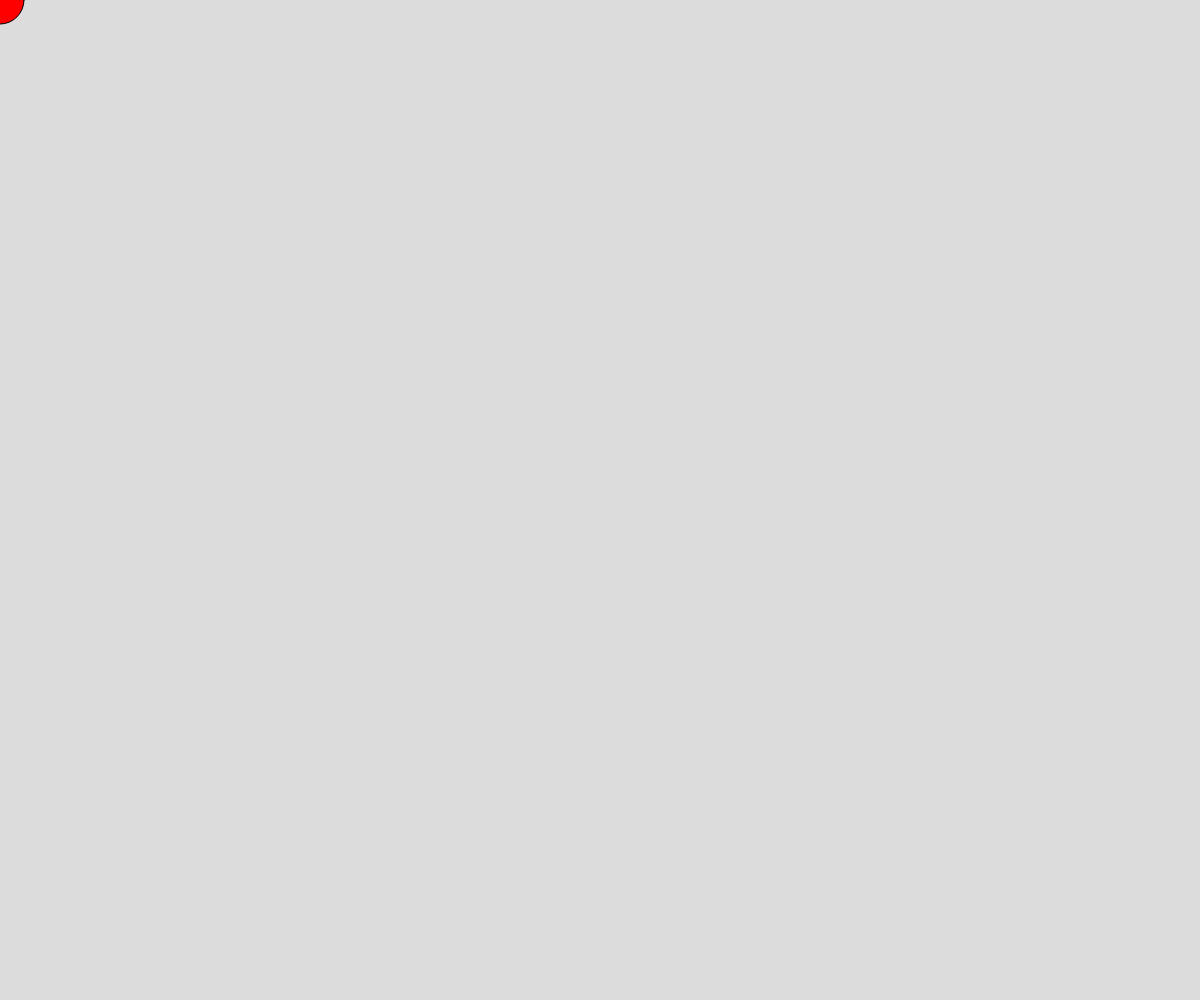
Frame 1 (no input)
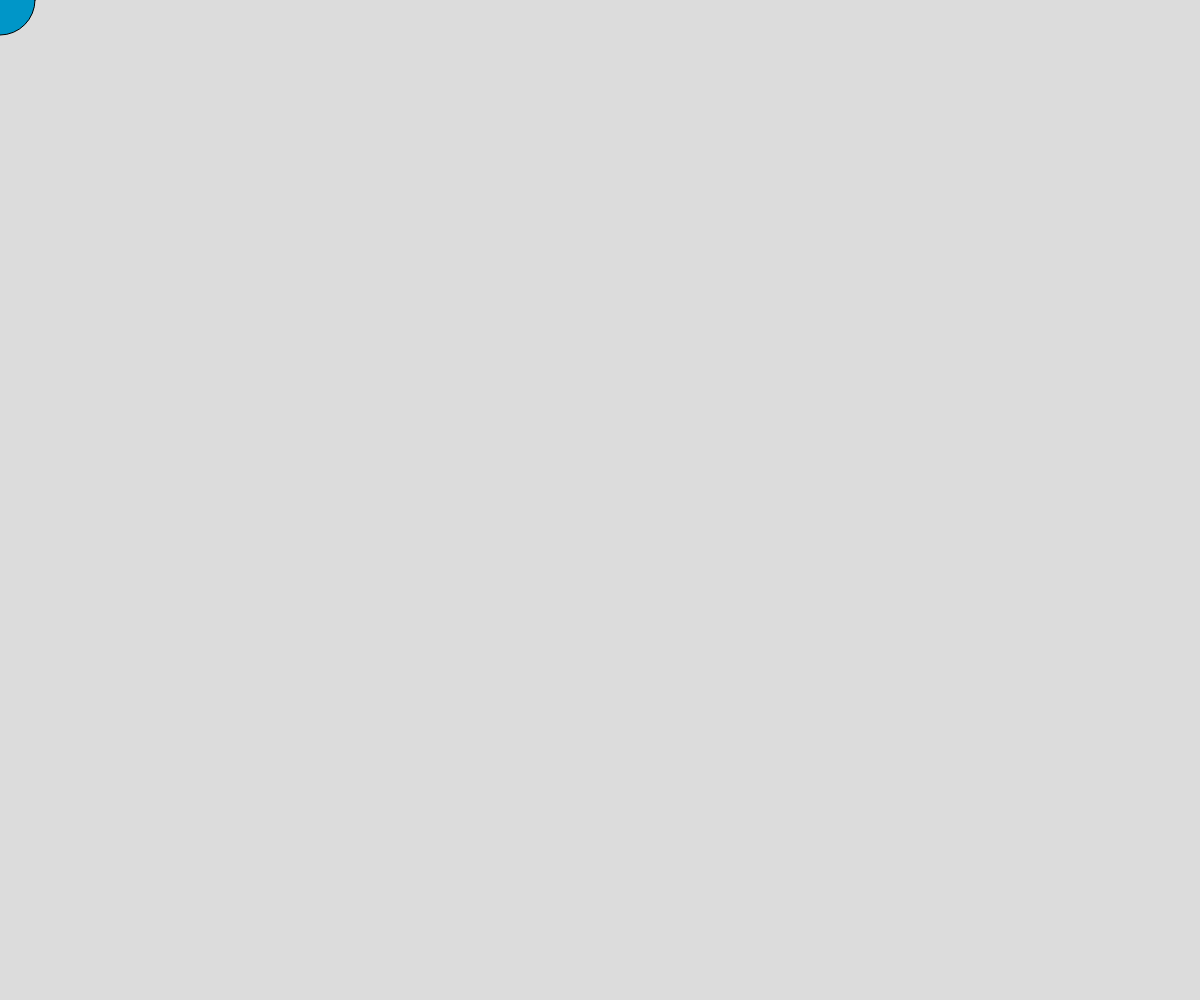
Frame 60 (no input)
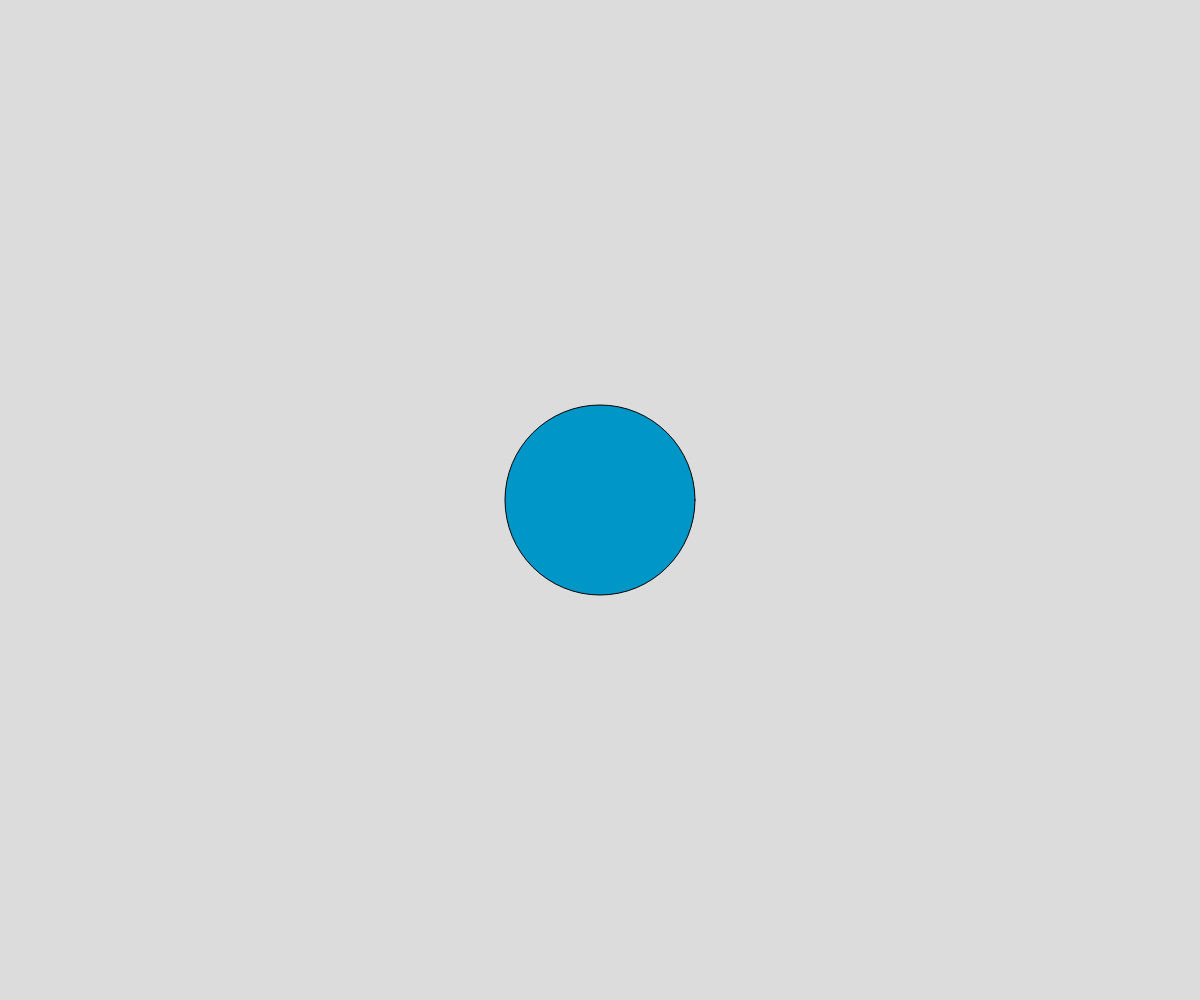
Frame 120 (the mouse pressed at the canvas centre since frame 60)

The p5.js sketch that drew these frames (run headless with seeded random() and noise() and a simulated clock; from frame 60 on, the mouse is pressed at the canvas centre):

// p5.js sketch
// ── sketch.js
// Project Title
// Your Name
// Date
//
// Extra for Experts:
// - describe what you did to take this project "above and beyond"

let currentColor = 0
let circleSize = 50
let myColor;
let growing = false;

function setup() {
  createCanvas(windowWidth, windowHeight);
  myColor = color(214, 42, 112)
}

function draw() {
  background(220);

  switch(currentColor) {
    case 0:
      fill(255, 0, 0);
      break;
    case 1:
      fill(myColor);
      break;
    case 2:
      fill(0, 150, 200);
      break;
  }

  if (growing) circleSize += 2;
  else circleSize -= 2;

  circle(mouseX, mouseY, circleSize)

  if (frameCount % 5 === 0){
    currentColor += 1

    if (currentColor > 2){
      currentColor = 0
    }
  }
}

function keyPressed() {
  if (key == "a") {
    growing = !growing;
  }
}
